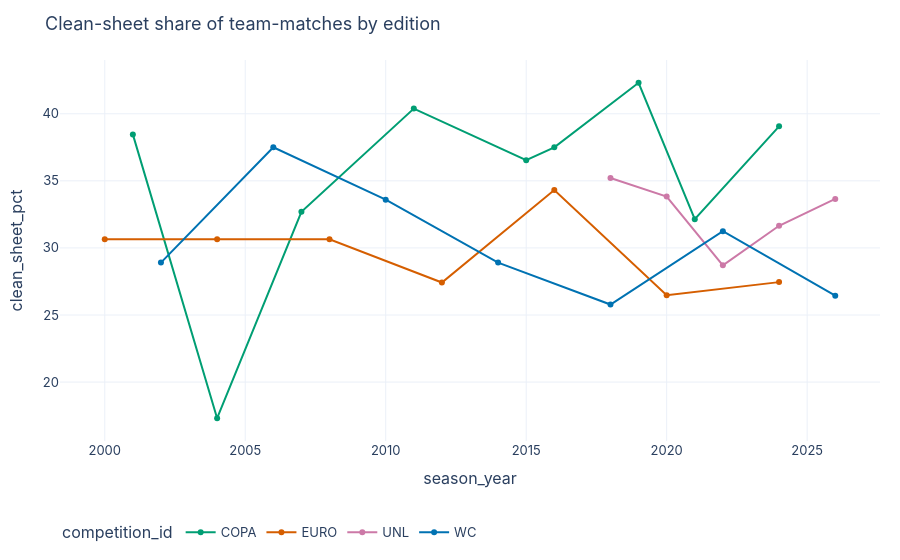

Write notebook code for a chart like this one.
### Code cell
F['E_clean_sheet_trend']

### Figure 1 — Plotly figure (JSON) as saved in the notebook; plotly's stock layout.template omitted (floating-point values rounded to 4 significant figures)
{"data": [{"hovertemplate": "competition_id=COPA<br>season_year=%{x}<br>clean_sheet_pct=%{y}<extra></extra>", "legendgroup": "COPA", "line": {"color": "#009E73", "dash": "solid"}, "marker": {"symbol": "circle"}, "mode": "lines+markers", "name": "COPA", "orientation": "v", "showlegend": true, "type": "scatter", "x": [2001, 2004, 2007, 2011, 2015, 2016, 2019, 2021, 2024], "xaxis": "x", "y": [38.46, 17.31, 32.69, 40.38, 36.54, 37.5, 42.31, 32.14, 39.06], "yaxis": "y"}, {"hovertemplate": "competition_id=EURO<br>season_year=%{x}<br>clean_sheet_pct=%{y}<extra></extra>", "legendgroup": "EURO", "line": {"color": "#D55E00", "dash": "solid"}, "marker": {"symbol": "circle"}, "mode": "lines+markers", "name": "EURO", "orientation": "v", "showlegend": true, "type": "scatter", "x": [2000, 2004, 2008, 2012, 2016, 2020, 2024], "xaxis": "x", "y": [30.64, 30.64, 30.64, 27.42, 34.31, 26.47, 27.45], "yaxis": "y"}, {"hovertemplate": "competition_id=UNL<br>season_year=%{x}<br>clean_sheet_pct=%{y}<extra></extra>", "legendgroup": "UNL", "line": {"color": "#CC79A7", "dash": "solid"}, "marker": {"symbol": "circle"}, "mode": "lines+markers", "name": "UNL", "orientation": "v", "showlegend": true, "type": "scatter", "x": [2018, 2020, 2022, 2024, 2026], "xaxis": "x", "y": [35.21, 33.82, 28.7, 31.65, 33.65], "yaxis": "y"}, {"hovertemplate": "competition_id=WC<br>season_year=%{x}<br>clean_sheet_pct=%{y}<extra></extra>", "legendgroup": "WC", "line": {"color": "#0072B2", "dash": "solid"}, "marker": {"symbol": "circle"}, "mode": "lines+markers", "name": "WC", "orientation": "v", "showlegend": true, "type": "scatter", "x": [2002, 2006, 2010, 2014, 2018, 2022, 2026], "xaxis": "x", "y": [28.91, 37.5, 33.59, 28.91, 25.78, 31.25, 26.44], "yaxis": "y"}], "layout": {"font": {"family": "Inter, Segoe UI, sans-serif", "size": 13}, "legend": {"orientation": "h", "title": {"text": "competition_id"}, "tracegroupgap": 0, "y": -0.2}, "margin": {"b": 50, "l": 60, "r": 20, "t": 60}, "title": {"text": "Clean-sheet share of team-matches by edition"}, "xaxis": {"anchor": "y", "domain": [0.0, 1.0], "title": {"text": "season_year"}}, "yaxis": {"anchor": "x", "domain": [0.0, 1.0], "title": {"text": "clean_sheet_pct"}}}}
